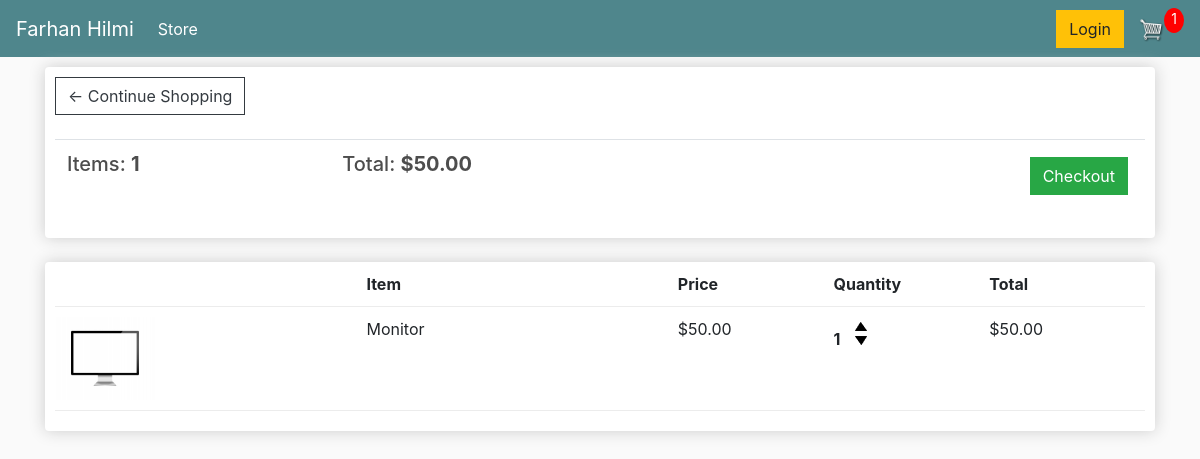
The app's page /cart/ (signed in) with its own data.
### store/models.py (models this page shows, shortened)
class Order(models.Model):
    customer = models.ForeignKey(Customer, on_delete=models.SET_NULL, null=True, blank=True)
    date_order = models.DateTimeField(auto_now_add=True)
    complete = models.BooleanField(default=False, null=True, blank=True)
    transaction_id = models.CharField(max_length=200, null=True)
    @property
    def get_cart_total(self):
        orderitems = self.orderitem_set.all()
        total = sum([item.get_total for item in orderitems])
        return total
    @property
    def get_cart_items(self):
        orderitems = self.orderitem_set.all()
        total = sum([item.quantity for item in orderitems])
        return total

class OrderItem(models.Model):
    product = models.ForeignKey(Product, on_delete=models.SET_NULL, null=True, blank=True)
    order = models.ForeignKey(Order, on_delete=models.SET_NULL, null=True, blank=True)
    quantity = models.IntegerField(default=0, null=True, blank=True)
    date_added = models.DateTimeField(auto_now_add=True)
    @property
    def get_total(self):
        total = self.product.price * self.quantity
        return total

class Product(models.Model):
    name = models.CharField(max_length=200, null=True)
    price = models.DecimalField(max_digits=7, decimal_places=2)
    digital = models.BooleanField(default=False, null=True, blank=True)
    image = models.ImageField(null=True, blank=True)
    @property
    def imageURL(self):
        try:
            url = self.image.url
        except:
            url = ''
        return url

### store/views.py (the view)
# urls.py: path('cart/', views.cart, name="cart"),
def cart(request):
    data = cartData(request)
    items = data['items']
    order = data['order']
    cartItems = data['cartItems']
    context = {'items':items, 'order':order, 'cartItems':cartItems}
    return render(request, 'store/cart.html', context)

### store/utils.py (called while the page is built)
def cartData(request):
    if request.user.is_authenticated:
        customer = request.user.customer
        order, created = Order.objects.get_or_create(customer=customer, complete=False)
        items = order.orderitem_set.all()
        cartItems = order.get_cart_items
    else:
        cookieData = cookieCart(request)
        cartItems = cookieData['cartItems']
        order = cookieData['order']
        items = cookieData['items']
    return {'cartItems':cartItems, 'order':order, 'items':items}

### store/templates/store/cart.html
{% extends 'store/main.html' %}
{% load static %}
{% block content %}
    <div class="row">
        <div class="col-lg-12">
            <div class="box-element">
                <a href="{% url 'store' %}" class="btn btn-outline-dark">&#x2190; Continue Shopping</a>
                <br><br>
                <table class="table">
                    <tr>
                        <th><h5>Items: <strong>{{ order.get_cart_items }}</strong></h5></th>
                        <th><h5>Total: <strong>${{ order.get_cart_total|floatformat:2 }}</strong></h5></th>
                        <th>
                            <a href="{% url 'checkout' %}" class="btn btn-success" style="float:right; margin:5px;">Checkout</a>
                        </th>
                    </tr>
                </table>
            </div>
            <br>
            <div class="box-element">
				<div class="cart-row">
					<div style="flex:2"></div>
					<div style="flex:2"><strong>Item</strong></div>
					<div style="flex:1"><strong>Price</strong></div>
					<div style="flex:1"><strong>Quantity</strong></div>
					<div style="flex:1"><strong>Total</strong></div>
				</div>
				{% for item in items %}
				<div class="cart-row">
					<div style="flex:2"><img class="row-image" src="{{ item.product.imageURL }}"></div>
					<div style="flex:2"><p>{{ item.product.name }}</p></div>
					<div style="flex:1"><p>${{ item.product.price|floatformat:2 }}</p></div>
					<div style="flex:1">
						<p class="quantity">{{ item.quantity }}</p>
						<div class="quantity" >
							<img data-product={{item.product.id}} data-action="add" class="chg-quantity update-cart" src="{% static  'images/arrow-up.png' %}">
							<img data-product={{item.product.id}} data-action="remove" class="chg-quantity update-cart" src="{% static  'images/arrow-down.png' %}">
						</div>
					</div>
					<div style="flex:1"><p>${{ item.get_total }}</p></div>
				</div>
				{% endfor %}
			</div>
        </div>
    </div>
{% endblock content %}

### static/css/main.css (style rules this page uses)
body { background-color: hsl(0, 0%, 98%); }
h1,h2,h3,h4,h5,h6 { color:hsl(0, 0%, 30%); }
.box-element { box-shadow:hsl(0, 0%, 80%) 0 0 16px; background-color: #fff; border-radius: 4px; padding: 10px; }
.col-lg-4, .col-lg-6, .col-lg-8, .col-lg-12 { margin-top: 10px; }
.btn { border-radius: 0; }
.row-image { width: 100px; }
.cart-row { display: flex; align-items: flex-stretch; padding-bottom: 10px; margin-bottom: 10px; border-bottom: 1px solid #ececec; }
.quantity { display: inline-block; font-weight: 700; padding-right:10px; }
.chg-quantity { width: 12px; cursor: pointer; display: block; margin-top: 5px; transition:.1s; }

### records on screen
Order: get_cart_items "1", get_cart_total "50.00"
OrderItem: product.imageURL (picture), product.name "Monitor", product.price "50.00", quantity "1", get_total "50.00"

### other values on screen
{{ cartItems }} "1"
